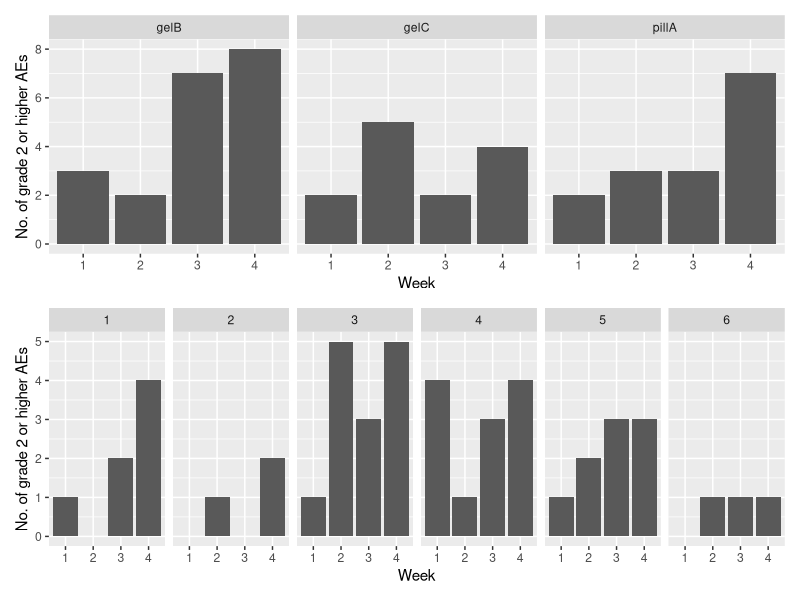
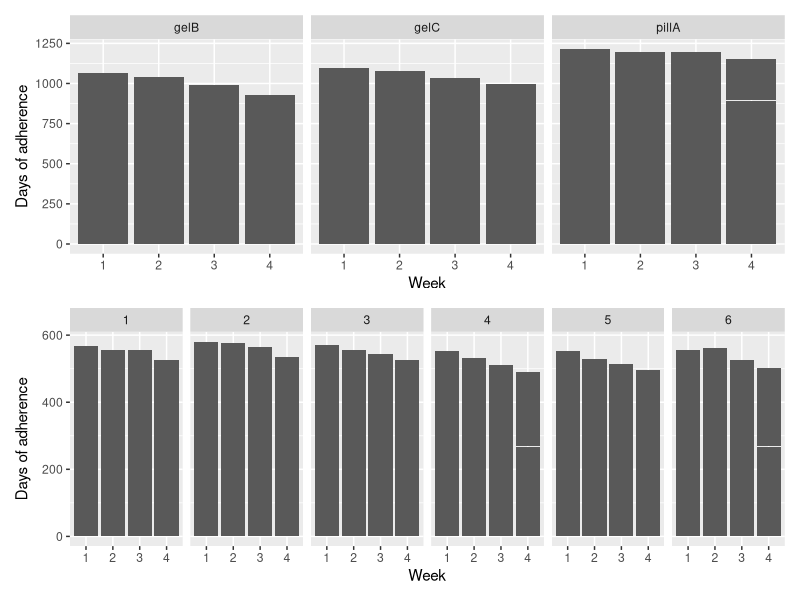

Write the R code that produced these figures, in order.
## ---- chunk 1
knitr::opts_chunk$set(echo = TRUE)

#load libraries
library(tidyverse)
library(patchwork)

#load data
bl.data=read.csv("baseline.csv")[,-c(1,3:5)]
endpt.data=read.csv("endpoints.csv")
## ---- chunk 2
#merge and tidy data (NO MISSINGNESS, n=30 in each of the 6 sequences)
all.data=merge(endpt.data,bl.data,by="ptid") %>%
  mutate(sequence1=factor(ifelse(period1=="Pill A" & period2=="Gel B" & period3=="Gel C",1,
                  ifelse(period1=="Gel C" & period2=="Pill A" & period3=="Gel B",2,
                  ifelse(period1=="Gel B" & period2=="Gel C" & period3=="Pill A",3,
                  ifelse(period1=="Gel B" & period2=="Pill A" & period3=="Gel C",4,
                  ifelse(period1=="Pill A" & period2=="Gel C" & period3=="Gel B",5,6)))))),
         sequence2=factor(ifelse(sequence1==1 | sequence1==4,0,
                          ifelse(sequence1==2 | sequence1==5,1,2)))) %>%
  pivot_longer(cols=AE_pillA_week1:Adhere_gelC_week4,names_to=c("AE.or.Adhere","trt","week"),
               names_pattern="(..)_(.*)_(.*)",values_to="AE.or.adhere.val") %>%
  mutate(AE.or.Adhere=ifelse(AE.or.Adhere=="re","Adhere","AE"),
         week=str_sub(week,5,-1))

View(all.data)
## ---- chunk 3
#Patient characteristics/demographics table

## ---- chunk 4
#PRIMARY OBJECTIVES (safety and adherence)

#Safety
ae.plot1=all.data %>%
  dplyr::filter(AE.or.Adhere=="AE") %>%
  dplyr::select(trt,AE.or.adhere.val,week) %>%
  ggplot(aes(x=week,y=AE.or.adhere.val))+
  geom_histogram(stat="identity")+
  facet_grid(.~trt)+
  labs(y="No. of grade 2 or higher AEs",x="Week")

ae.plot2=all.data %>%
  dplyr::filter(AE.or.Adhere=="AE") %>%
  dplyr::select(trt,AE.or.adhere.val,week,sequence1) %>%
  ggplot(aes(x=week,y=AE.or.adhere.val))+
  geom_histogram(stat="identity")+
  facet_grid(.~sequence1)+
  labs(y="No. of grade 2 or higher AEs",x="Week")

ae.plot1/ae.plot2
## ---- chunk 5

#Adherence (ACROSS ALL 6 SEQUENCES)
adherence.plot1=all.data %>%
  dplyr::filter(AE.or.Adhere=="Adhere") %>%
  dplyr::select(trt,AE.or.adhere.val,week) %>%
  ggplot(aes(x=week,y=AE.or.adhere.val))+
  geom_histogram(stat="identity")+
  facet_grid(.~trt)+
  labs(y="Days of adherence",x="Week")

adherence.plot2=all.data %>%
  dplyr::filter(AE.or.Adhere=="Adhere") %>%
  dplyr::select(trt,AE.or.adhere.val,week,sequence1) %>%
  ggplot(aes(x=week,y=AE.or.adhere.val))+
  geom_histogram(stat="identity")+
  facet_grid(.~sequence1)+
  labs(y="Days of adherence",x="Week")

adherence.plot1/adherence.plot2
## ---- chunk 6
#SECONDARY OBJECTIVES (pharmacokinetics and demographic differences)

